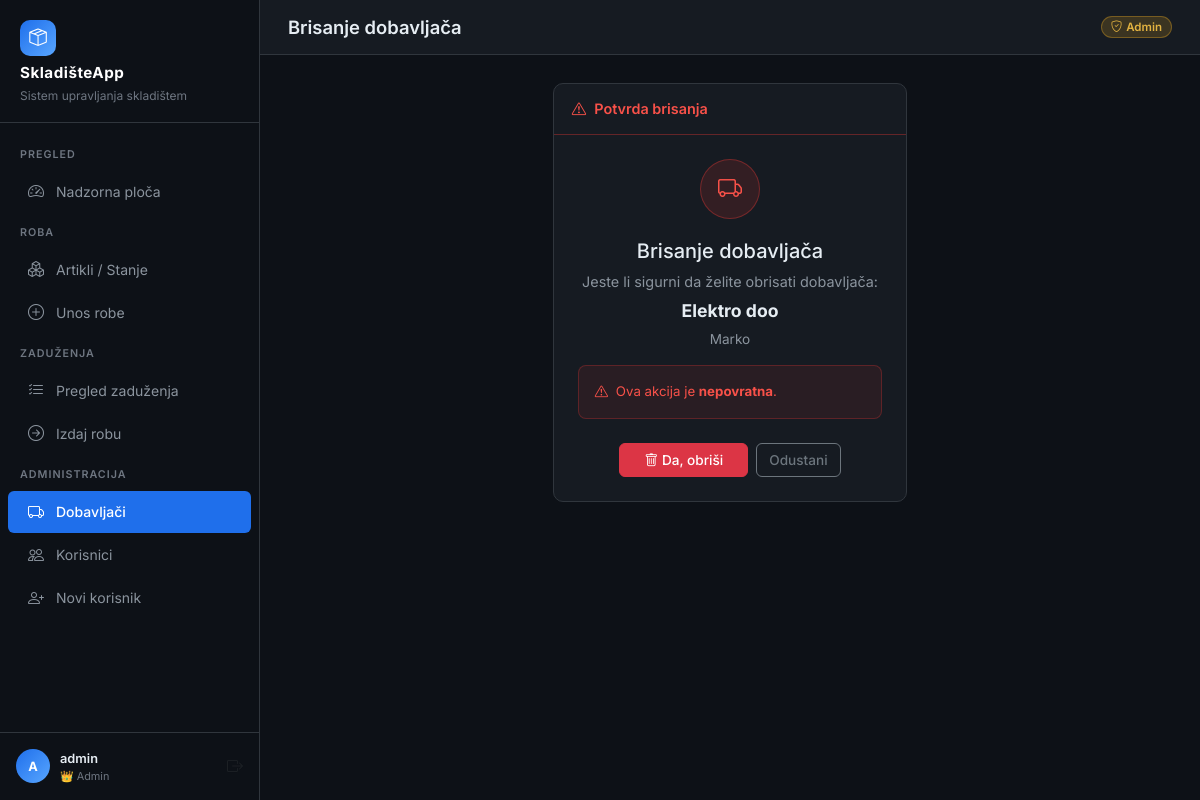
/dobavljaci/1/obrisi/ (signed in), run on the app's committed database.
### core/models.py (models this page shows, shortened)
class User(AbstractBaseUser, PermissionsMixin):
    ROLE_CHOICES = [
        ('ADMIN', 'Admin'),
        ('RADNIK', 'Radnik'),
    ]
    username = models.CharField(max_length=150, unique=True, verbose_name='Korisničko ime')
    role = models.CharField(max_length=10, choices=ROLE_CHOICES, default='RADNIK', verbose_name='Uloga')
    is_active = models.BooleanField(default=True)
    is_staff = models.BooleanField(default=False)
    date_joined = models.DateTimeField(auto_now_add=True)
    USERNAME_FIELD = 'username'
    REQUIRED_FIELDS = []
    objects = UserManager()
    class Meta:
        verbose_name = 'Korisnik'
        verbose_name_plural = 'Korisnici'
    @property
    def is_admin(self):
        return self.role == 'ADMIN'

class Supplier(models.Model):
    naziv_firme = models.CharField(max_length=255, verbose_name='Naziv firme')
    kontakt_osoba = models.CharField(max_length=150, blank=True, verbose_name='Kontakt osoba')
    telefon = models.CharField(max_length=50, blank=True, verbose_name='Telefon')
    email = models.EmailField(blank=True, verbose_name='Email')
    adresa = models.TextField(blank=True, verbose_name='Adresa')
    grad = models.CharField(max_length=100, blank=True, verbose_name='Grad')
    drzava = models.CharField(max_length=100, blank=True, default='Bosna i Hercegovina', verbose_name='Država')
    opis = models.TextField(blank=True, verbose_name='Opis (šta nabavljamo)')
    napomena = models.TextField(blank=True, verbose_name='Interna napomena')
    aktivan = models.BooleanField(default=True, verbose_name='Aktivan')
    created_at = models.DateTimeField(auto_now_add=True, verbose_name='Datum kreiranja')
    updated_at = models.DateTimeField(auto_now=True, verbose_name='Datum izmjene')
    class Meta:
        verbose_name = 'Dobavljač'
        verbose_name_plural = 'Dobavljači'
        ordering = ['naziv_firme']

### core/views.py (the view)
# urls.py: path('dobavljaci/<int:pk>/obrisi/', views.dobavljac_obrisi, name='dobavljac_obrisi'),
@admin_required
def dobavljac_obrisi(request, pk):
    dobavljac = get_object_or_404(Supplier, pk=pk)
    if request.method == 'POST':
        naziv = dobavljac.naziv_firme
        dobavljac.artikli.update(supplier=None)
        dobavljac.delete()
        messages.success(request, f'Dobavljač "{naziv}" uspješno obrisan.')
        return redirect('dobavljaci_lista')
    return render(request, 'dobavljaci/potvrda_brisanja.html', {'dobavljac': dobavljac})

### templates/dobavljaci/potvrda_brisanja.html (shortened to what this page needs)
{% extends 'base.html' %}
{% block page_title %}Brisanje dobavljača{% endblock %}
{% block content %}
<div class="row justify-content-center">
    <div class="col-lg-5">
        <div class="card">
            <div class="card-header" style="border-color: rgba(218,54,51,0.4); color: #f85149;">
                <i class="bi bi-exclamation-triangle me-2"></i>Potvrda brisanja
            </div>
            <div class="card-body p-4 text-center">
                <div
                    style="width:60px; height:60px; background:rgba(218,54,51,0.15); border:1px solid rgba(218,54,51,0.4); border-radius:50%; display:flex; align-items:center; justify-content:center; margin:0 auto 20px; font-size:1.5rem; color:#f85149;">
                    <i class="bi bi-truck"></i>
                </div>
                <h5 class="mb-2">Brisanje dobavljača</h5>
                <p style="color:#8b949e; font-size:0.9rem; margin-bottom:6px;">Jeste li sigurni da želite obrisati
                    dobavljača:</p>
                <p class="mb-1">
                    <strong style="font-size:1.1rem; color:#e6edf3;">{{ dobavljac.naziv_firme }}</strong>
                </p>
                {% if dobavljac.kontakt_osoba %}
                <p style="color:#8b949e; font-size:0.85rem; margin-bottom:16px;">{{ dobavljac.kontakt_osoba }}</p>
                {% endif %}
                <div class="alert mb-4"
                    style="background:rgba(218,54,51,0.1); border:1px solid rgba(218,54,51,0.3); color:#f85149; font-size:0.83rem; text-align:left;">
                    <i class="bi bi-exclamation-triangle me-1"></i>
                    Ova akcija je <strong>nepovratna</strong>.
                </div>
                <form method="post" class="d-flex gap-2 justify-content-center">
                    <button type="submit" class="btn btn-danger px-4">
                        <i class="bi bi-trash me-1"></i>Da, obriši
                    </button>
                    <a href="{% url 'dobavljac_detalj' dobavljac.pk %}" class="btn btn-outline-secondary">
                        Odustani
                    </a>
                </form>
            </div>
        </div>
    </div>
</div>
{% endblock %}

### templates/base.html (shortened to what this page needs)
<!DOCTYPE html>
<html lang="bs">
<head>
    <link href="https://cdn.jsdelivr.net/npm/bootstrap@5.3.2/dist/css/bootstrap.min.css" rel="stylesheet">
    <link href="https://cdn.jsdelivr.net/npm/bootstrap-icons@1.11.3/font/bootstrap-icons.css" rel="stylesheet">
</head>
<body>
    {% if user.is_authenticated %}
    <aside class="sidebar" id="sidebar">
        <div class="sidebar-brand">
            <div class="brand-icon">
                <i class="bi bi-box-seam text-white" style="font-size:1.1rem"></i>
            </div>
            <h5>SkladišteApp</h5>
            <small>Sistem upravljanja skladištem</small>
        </div>
        <nav class="sidebar-nav">
            <div class="nav-section-title">Pregled</div>
            <a href="{% url 'dashboard' %}"
                class="nav-link {% if request.resolver_match.url_name == 'dashboard' %}active{% endif %}">
                <i class="bi bi-speedometer2"></i> Nadzorna ploča
            </a>
            <div class="nav-section-title">Roba</div>
            <a href="{% url 'artikli_lista' %}"
                class="nav-link {% if 'artikli' in request.resolver_match.url_name %}active{% endif %}">
                <i class="bi bi-boxes"></i> Artikli / Stanje
            </a>
            <a href="{% url 'artikal_unos' %}"
                class="nav-link {% if request.resolver_match.url_name == 'artikal_unos' %}active{% endif %}">
                <i class="bi bi-plus-circle"></i> Unos robe
            </a>
            <div class="nav-section-title">Zaduženja</div>
            <a href="{% url 'zaduzenja_lista' %}"
                class="nav-link {% if request.resolver_match.url_name == 'zaduzenja_lista' %}active{% endif %}">
                <i class="bi bi-list-check"></i> Pregled zaduženja
            </a>
            <a href="{% url 'zaduzenje_novo' %}"
                class="nav-link {% if request.resolver_match.url_name == 'zaduzenje_novo' %}active{% endif %}">
                <i class="bi bi-arrow-right-circle"></i> Izdaj robu
            </a>
            {% if user.is_admin %}
            <div class="nav-section-title">Administracija</div>
            <a href="{% url 'dobavljaci_lista' %}"
                class="nav-link {% if 'dobavljac' in request.resolver_match.url_name %}active{% endif %}">
                <i class="bi bi-truck"></i> Dobavljači
            </a>
            <a href="{% url 'korisnici_lista' %}"
                class="nav-link {% if 'korisnici' in request.resolver_match.url_name %}active{% endif %}">
                <i class="bi bi-people"></i> Korisnici
            </a>
            <a href="{% url 'korisnik_novi' %}"
                class="nav-link {% if request.resolver_match.url_name == 'korisnik_novi' %}active{% endif %}">
                <i class="bi bi-person-plus"></i> Novi korisnik
            </a>
            {% endif %}
        </nav>
        <div class="sidebar-footer">
            <div class="user-card">
                <div class="user-avatar {% if user.is_admin %}avatar-admin{% else %}avatar-radnik{% endif %}">
                    {{ user.username|first|upper }}
                </div>
                <div class="user-info">
                    <div class="name">{{ user.username }}</div>
                    <div class="role-badge">
                        {% if user.is_admin %}👑 Admin{% else %}👷 Radnik{% endif %}
                    </div>
                </div>
                <a href="{% url 'logout' %}" class="text-muted ms-1" title="Odjava"
                    style="text-decoration:none; font-size:1rem;">
                    <i class="bi bi-box-arrow-right"></i>
                </a>
            </div>
        </div>
    </aside>
    <div class="main-content">
        <div class="topbar">
            <div class="d-flex align-items-center gap-3">
                <h1>{% block page_title %}Nadzorna ploča{% endblock %}</h1>
            </div>
            <div class="d-flex align-items-center gap-2">
                <span class="badge {% if user.is_admin %}badge-admin{% else %}badge-radnik{% endif %}">
                    {% if user.is_admin %}<i class="bi bi-shield-check me-1"></i>Admin{% else %}<i
                        class="bi bi-person-badge me-1"></i>Radnik{% endif %}
                </span>
            </div>
        </div>
        <div class="page-content">
            {% block content %}{% endblock %}
        </div>
    </div>
    {% endif %}
</body>
</html>

### templates/base.html (style rules this page uses)
:root { --sidebar-width: 260px; --sidebar-bg: #0d1117; --sidebar-border: #30363d; --sidebar-hover: #161b22; --sidebar-active: #1f6feb; --accent: #238636; --accent-hover: #2ea043; --danger: #da3633; --warning: #e3b341; --body-bg: #0d1117; --card-bg: #161b22; --card-border: #30363d; --text-primary: #e6edf3; --text-secondary: #8b949e; --text-muted: #6e7681; }
* { box-sizing: border-box; }
body { font-family: 'Inter', -apple-system, BlinkMacSystemFont, sans-serif; background-color: var(--body-bg); color: var(--text-primary); min-height: 100vh; margin: 0; }
.sidebar { position: fixed; top: 0; left: 0; width: var(--sidebar-width); height: 100vh; background: var(--sidebar-bg); border-right: 1px solid var(--sidebar-border); display: flex; flex-direction: column; z-index: 1000; transition: transform 0.3s ease; }
.sidebar-brand { padding: 20px 20px 16px; border-bottom: 1px solid var(--sidebar-border); }
.sidebar-brand h5 { font-size: 0.95rem; font-weight: 700; color: #fff; margin: 0; letter-spacing: 0.5px; }
.sidebar-brand small { color: var(--text-muted); font-size: 0.75rem; }
.brand-icon { width: 36px; height: 36px; background: linear-gradient(135deg, #1f6feb, #58a6ff); border-radius: 10px; display: flex; align-items: center; justify-content: center; margin-bottom: 8px; }
.sidebar-nav { flex: 1; padding: 12px 0; overflow-y: auto; }
.nav-section-title { font-size: 0.67rem; font-weight: 600; text-transform: uppercase; letter-spacing: 1px; color: var(--text-muted); padding: 12px 20px 6px; }
.sidebar-nav .nav-link { display: flex; align-items: center; gap: 10px; padding: 9px 20px; color: var(--text-secondary); text-decoration: none; font-size: 0.875rem; font-weight: 400; border-radius: 0; transition: all 0.15s ease; margin: 1px 8px; border-radius: 6px; }
.sidebar-nav .nav-link.active { color: #fff; background: var(--sidebar-active); font-weight: 500; }
.sidebar-nav .nav-link .bi { font-size: 1rem; width: 18px; flex-shrink: 0; }
.sidebar-footer { padding: 16px; border-top: 1px solid var(--sidebar-border); }
.user-card { display: flex; align-items: center; gap: 10px; }
.user-avatar { width: 34px; height: 34px; border-radius: 50%; display: flex; align-items: center; justify-content: center; font-size: 0.8rem; font-weight: 700; flex-shrink: 0; }
.avatar-admin { background: linear-gradient(135deg, #1f6feb, #58a6ff); color: #fff; }
.user-info { flex: 1; min-width: 0; }
.user-info .name { font-size: 0.8rem; font-weight: 600; color: var(--text-primary); white-space: nowrap; overflow: hidden; text-overflow: ellipsis; }
.user-info .role-badge { font-size: 0.68rem; color: var(--text-muted); }
.main-content { margin-left: var(--sidebar-width); min-height: 100vh; display: flex; flex-direction: column; }
.topbar { background: var(--card-bg); border-bottom: 1px solid var(--card-border); padding: 16px 28px; display: flex; align-items: center; justify-content: space-between; position: sticky; top: 0; z-index: 100; }
.topbar h1 { font-size: 1.15rem; font-weight: 600; color: var(--text-primary); margin: 0; }
.page-content { flex: 1; padding: 28px; }
.card { background: var(--card-bg); border: 1px solid var(--card-border); border-radius: 10px; color: var(--text-primary); }
.card-header { background: transparent; border-bottom: 1px solid var(--card-border); padding: 14px 18px; font-weight: 600; font-size: 0.9rem; }
.btn { font-size: 0.85rem; font-weight: 500; border-radius: 6px; }
.badge-admin { background: rgba(210, 153, 34, 0.2); color: #e3b341; border: 1px solid rgba(210, 153, 34, 0.4); }
.badge { font-size: 0.72rem; font-weight: 600; padding: 4px 9px; border-radius: 20px; }
.alert { border-radius: 8px; font-size: 0.87rem; border: 1px solid; }

### data on the page
User: username|first "A", username "admin"
Supplier: naziv_firme "Elektro doo", kontakt_osoba "Marko"
